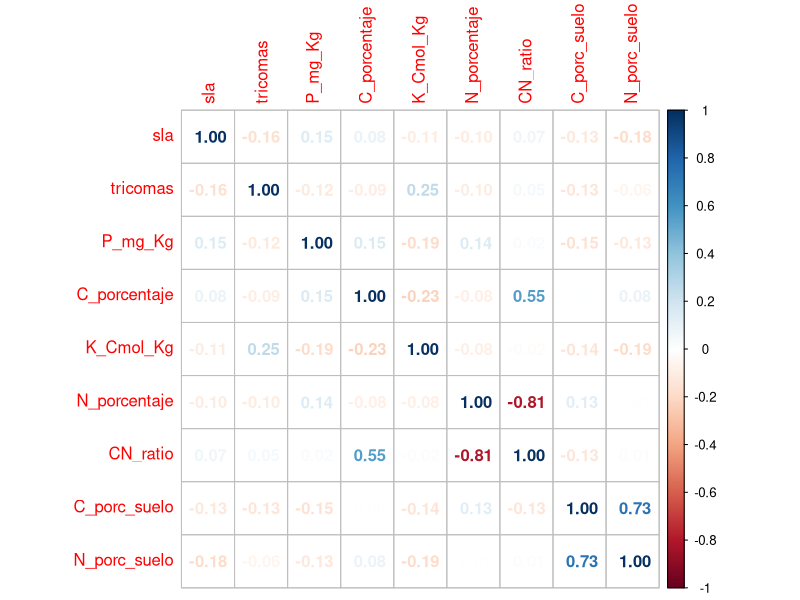
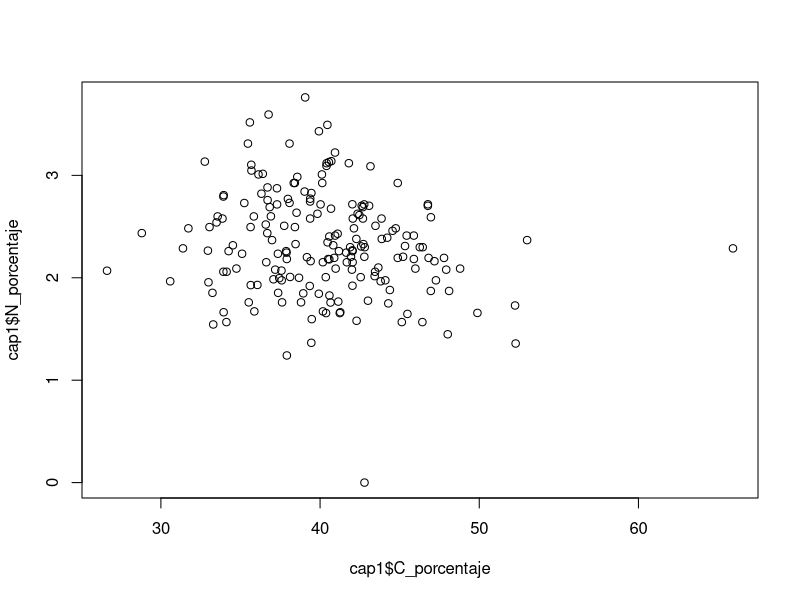
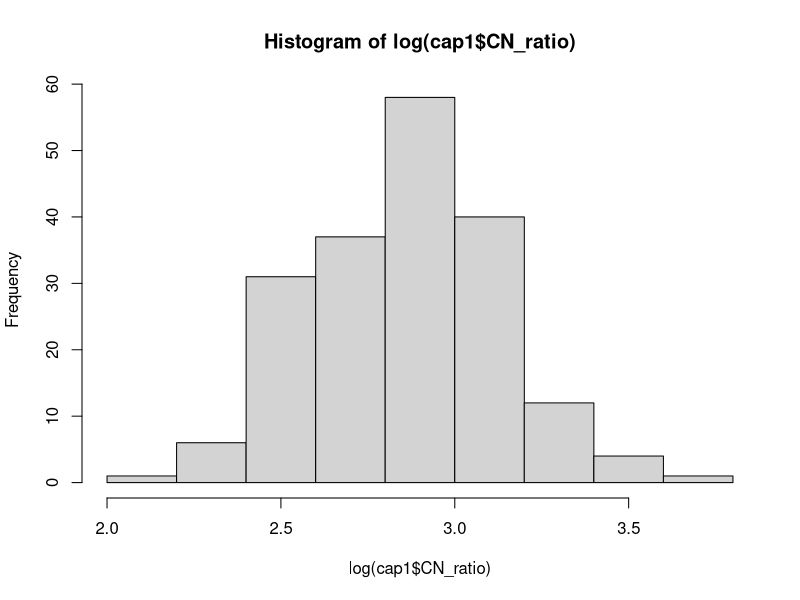
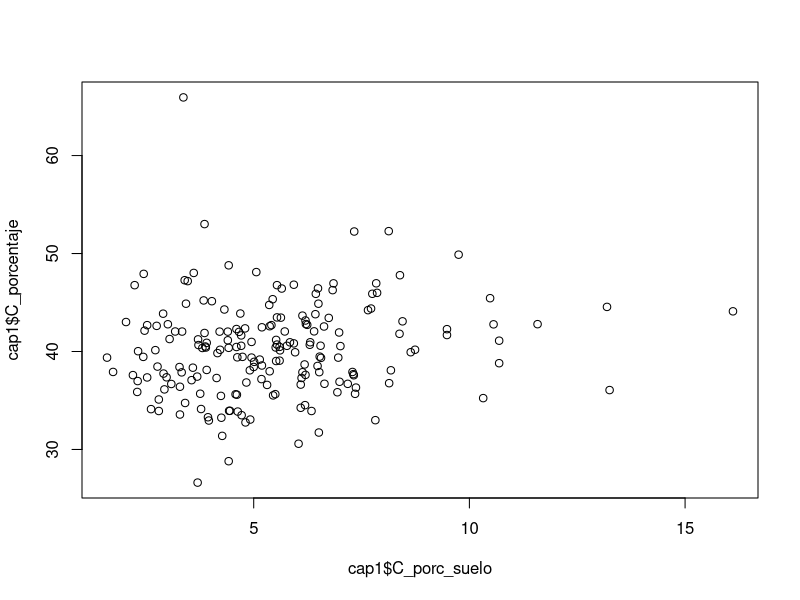
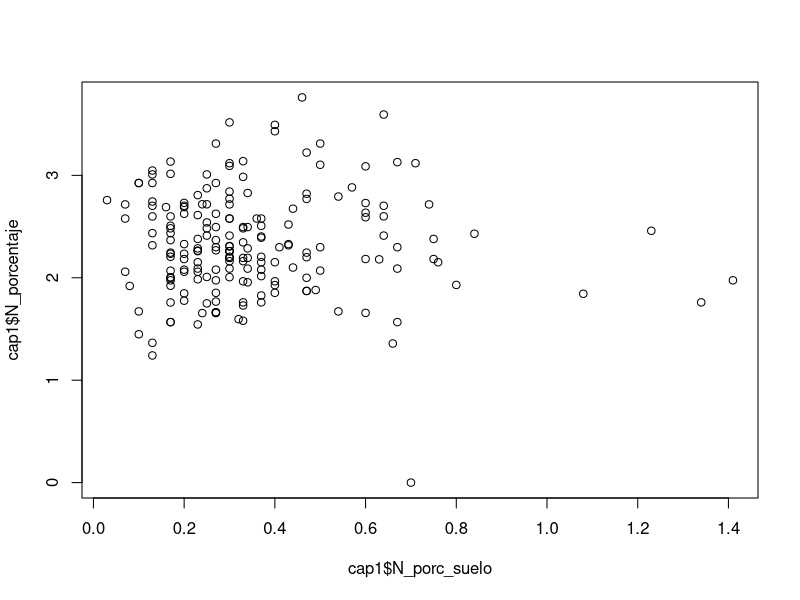
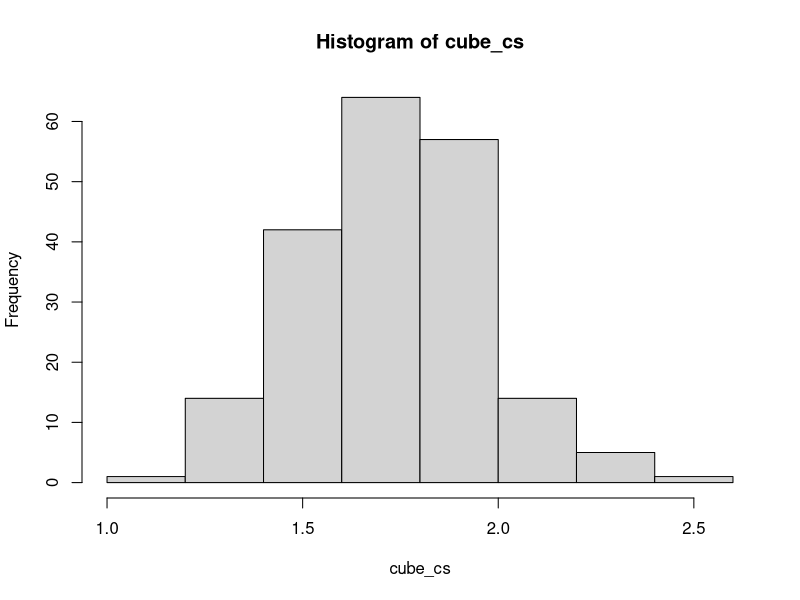
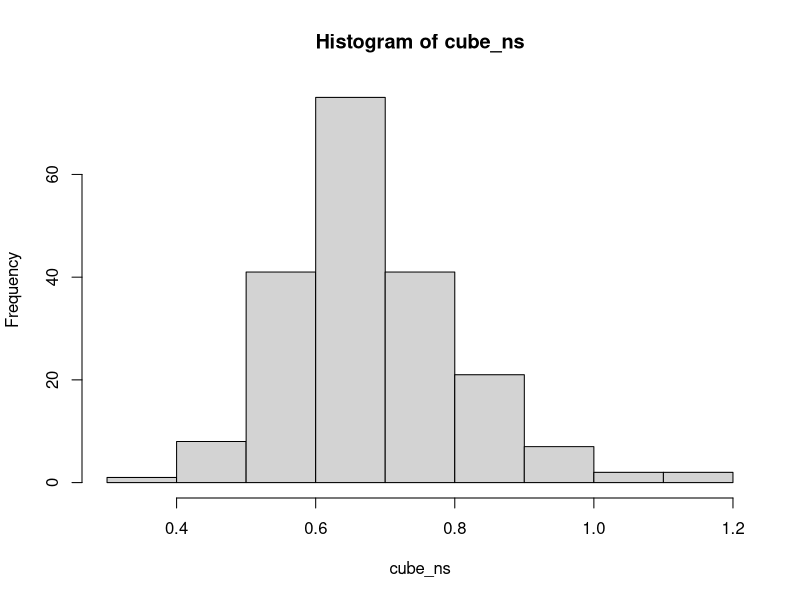

R code for these plots, in order:

# Cargar bases

#getwd()

library(tidyverse)
library(ggplot2)
library(corrplot)
library(lmtest)
 
#peso_seco <- read.csv("./db/peso_seco.csv", colClasses = c("ciudad"="factor", "ambiente"="factor", "sitio"="factor", "parche"="factor"))

#tricomas <- read.csv("./db/tricomas.csv") #esta base se modificó y mas adelante se abre la version que sirve para este script
#npk <- read.csv(file = './db/npk.csv', colClasses = c("ciudad"="factor", "ambiente"="factor", "sitio"="factor", "parche"="factor"))


#################################################################################
###############  PROBANDO GRAFICAS EN R  ########################################
#################################################################################

#### PESO SECO generales
#head(peso_seco)
#peso_seco %>% count(ID)
#summary(peso_seco)
#hist(peso_seco$sla) ### así queda con distribución sesgada
#hist(log(peso_seco$sla)) ### así queda con distribucion normal
#qqnorm(log(peso_seco$sla))

#### TRICOMAS
#head(tricomas)
#tricomas %>% count(ID)
#summary(tricomas)

#tricomas %>% 
#  group_by(ID, ciudad, ambiente) %>% 
#  summarise(mean_trico = mean(leafMean, na.rm = T))

#write.table(
#  mean_trico, "./db/prom_tricomas.csv", 
#  sep = ",", 
#  col.names = T, row.names = F)

#trico <- read.csv("./db/prom_tricomas.csv", colClasses = c("ciudad"="factor", "ambiente"="factor"))
#str(trico)
#hist(log(trico$tricomas)) #con log queda menos sesgada la distribucion
#qqnorm(log(trico$tricomas))

#### fuente https://www.youtube.com/watch?v=BffAQZzbBms&t=3873s

#### NPK generales
#head(npk)
#npk %>% count(ID)
#summary(npk)
#hist(log(npk$P_mg_Kg))
#hist(log(npk$C_porcentaje))
#hist(npk$K_Cmol_Kg)
#hist(npk$N_porcentaje)

#qqnorm(npk$C_porcentaje)
#qqnorm(npk$N_porcentaje)


########## Gráfica de dispersión ##########

#plot(log(peso_seco$sla), prom_tri$tricomas)
#plot(npk$C_porcentaje, log(peso_seco$sla))
#plot(npk$N_porcentaje, log(peso_seco$sla))


####################  GRAFICO DE CORRELACIONES  ############################### 
#### https://cran.r-project.org/web/packages/corrplot/vignettes/corrplot-intro.html

cap1 <- read.csv("./db/cap1_str.csv", colClasses = 
                   c("ciudad"="factor", "ambiente"="factor", "sitio"="factor", "parche"="factor",
                     "sla"="double"))
c1<-cor(cap1[,13:21], use = "complete.obs")
c1
corrplot(c1, method = "number")  # si está muy bajito el color de los numeros, quitar method

#########################################################################################
################################### Linear Regresion ##########
#########################################################################################

# regresion lineal <- dependiente (cuantitativa continua); independiente (mixtas)
# objetivo: predecir la variable depediente Y en funcion de un conjunto de variables independientes Xj
# funcion liga <- identidad, gaussiana
# requisito de normalidad es en los residuos: que el modelo se equivoque de forma predecible
# residuo: (error) Y-y


m_a <- lm(log(sla)~ ambiente, data = cap1)
summary(m_a)
# residuals: la mediana está cerca del cero 0.00618, parece que el cuartil 1 (-0.20283) y 3 (0.19112) estan equidistantes.
# el modelo tiene intercepto (por eso salio significativo, lo cual es importante si me interesa hacer un modelo predictivo)
# las diferencias entre ambientes son significativas (p>0.001)
# 15% de la variabilidad del log(sla) se explica por el ambienteu (Multiple R-squared: 0.1559).
# F-statistic: 26.79 on 1 and 145 DF,  p-value: 7.443e-07

#NOTAS sobre lm
# Residual standard error: 0.3213 (la variabilidad que no predice el modelo)
# R^2<-variabilidad explicada por el modelo / variabilidad total
# Multiple R-squared:  0.1623 (la ajustada es para mas de una predictora)
# Para interpretar más fácil : 0.1623*100= 16.23% de variabilidad explicada por el modelo
# el estadistico F (o prueba de hipótesis) dice si la variabilidad de grupos es mayor que
# la variabilidad intragrupos.

# EJERCICIO VALIDO PARA VAR CONTINUAS: Predecir un valor de sla para una planta con sla de 20
# m_a #coeficientes: intercept 28.254; ambienteu 9.812
# beta0 es el intercepto
# beta1 es el coeficiente de mi primer variable independiente, que en este caso es ambienteu
# siguiendo el modelo y=beta1*x1+beta0 :
#sla_20<- 9.812*20+28.254
#sla_20 Me sale 224.494, pero no tiene ningun sentido, tendría que predecir a que categoria pertenece ese tamaño de sla...

anova(m_a)
#anova descompone la variabilidad, por ejemplo la var que predice el valor de sla
# y la que no predice (variabilidad residual; residual standard error)

confint(m_a) # da los intervalos de confianza del beta0 y beta1.
# En summary obtenemos los valores de beta cuando los predictores son cero. beta0 es igual a Y cuando x1 es 0
#nd<-data.frame(peso_seco$sla = c(70,90))
#nd
#predict(m_a, newdata = nd)
# esta funcion predice valores de la variable de respuesta de una manera más 
# precisa para cualquier tipo de modelo, pero no me salió.


########## Modelo de regresión múltiple ##########

m_ac <- lm(log(sla) ~ ambiente+ciudad, data = cap1)
m_ac
summary(m_ac)
# mediana cerca de cero (0.02753), q 1 (-0.17886) y 3 (0.18364)  equidistantes
# ambienteU, y el intercepto, estadísticamente significativo con un alfa de 0.001
# Adjusted R-squared:  0.1848 
# F-statistic: 7.621 on 5 and 141 DF,  p-value: 2.295e-06

########### Contribuira mucho la var. ciudad o no? Comparar modelos con anova #####

anova(m_a, m_ac) # da una tabla de analisis de varianza comparando modelos. 
# está comparando si la diferencia en la suma de cuadrados es estadisticamente 
# significativa. El modelo que sale significativo es mejor que el otro en términos de 
# disminucion de la suma de cuadrados.
# en este caso fue el modelo 2 (m_ac) p<0.05

########## Comparación de modelos ################

# AIC Criterio de informacion de Akaike - penaliza por # de variables
# BIC Criterio de informacion Bayesian de Schwartz - penaliza por num
# de variables y por num de muestra. Entre mas pequeño, indica un mejor modelo
# Estos valores tienen sentido cuando se contrastan

delta.AIC<- AIC(m_a)-AIC(m_ac)
delta.AIC # 2.246209
delta.BIC<- BIC(m_a)-BIC(m_ac)
delta.BIC # -9.715522

############ Validacion de supuestos ###############

#  Supuestos sobre los predictores
## 1. linealidad entre y y xj
## 2. Ausencia de muticolinealidad (matriz de diseño de rango completo)


#  Supuestos sobre los errores 
## 1. Varianza constante (Homocedasticidad; que el modelo se equivoque igual para valores altos o bajos)
## 2. Normalidad conjunta (de los errores)
## 3. Independencia de los errores 

# Linealidad
## Prueba de falta de ajuste
## Explorar términos polinómicos mediante polinomios ortogonales
#m1<-lm(sla~poly(ambiente,3), data = cap1) # expresion no apta para mis variables predictoras que son categoricas
#summary(m1)
#### se supone que si ningun polinomio funciona tan bien como el lineal, es una confirmación de 
#### la exploracion que se hizo previamente con graficas como la siguiente:
#cap1 %>%
  #ggplot(aes(x=ambiente, y=log(sla)))+geom_point()+geom_smooth(method="lm")+
  #theme_classic()+ylab("specific leaf area")+xlab(ambiente)
#?cor
#c1<-cor(cap1$sla, cap1$ambiente, method = "spearman")

######## FIN DEL CURSO (EL RESTO SE PUEDE SEGUIR SOLO CON VAR continuas) ###########
######## CONTINUO CON LAS VARIABLES DE RESPUESTA QUE ME FALTAN #######################

m_acac <- lm(log(sla) ~ ambiente+ciudad+(ambiente*ciudad), data = cap1)
summary(m_acac) # m 0.03334 1Q  -0.20489 3Q 0.16153
# intercepto p<0.001 y ambienteU p<0.01
# Residual standard error: 0.3182; Multiple R-squared:  0.2177,	Adjusted R-squared:  0.1663 
# F-statistic: 4.237 on 9 and 137 DF,  p-value: 7.367e-05


##################### LM TRICOMAS ##########################
t_a <- lm(log(tricomas)~ambiente, data = cap1)
t_a # intercepto 9.099 , ambienteU -4.169
summary(t_a) # med -0.02073, 1Q -0.51321, 3Q 0.44753
# ambienteU p<0.001; Residual standard error: 0.8044; Multiple R-squared:  0.1001
#F-statistic: 15.68 on 1 and 141 DF,  p-value: 0.0001187

t_ac <- lm(log(tricomas)~ambiente+ciudad, data = cap1)
summary(t_ac) # med 0.03467; 1Q -0.47695; 3Q 0.47792
# ciudad cam, ambienteU, ciudadMid, ciudadVal, todos con p<0.001
# Residual standard error: 0.71
#F-statistic: 12.82 on 5 and 137 DF,  p-value: 3.161e-10

t_acac <- lm(log(tricomas)~ambiente+ciudad+(ambiente*ciudad), data = cap1)
summary(t_acac)
# med 0.04853; 1Q -0.39717; 3Q 0.42373
# intercepto, ambienteU, cun, tiz, val, ambienteU*cun tienen p<0.001
# cun, ambienteU*tiz, tienen p<0.01
# Residual standard error: 0.6397 on 133 degrees of freedom
# Multiple R-squared:  0.463,	Adjusted R-squared:  0.4267 
# F-statistic: 12.74 on 9 and 133 DF,  p-value: 1.832e-14


#####################  PLANT C/N RATIO  #########################
plot(cap1$C_porcentaje, cap1$N_porcentaje)
hist(log(cap1$CN_ratio))
cn_a <- lm(log(CN_ratio)~ambiente, data = cap1)
summary(cn_a)
## residuals: med no mu cerca del 0 y Q1y3 maso desiguales
## sale p<0.001 en el intercepto (ambiente rural??)
## Rsq =0.0085

cn_ac <- lm(log(CN_ratio)~ambiente+ciudad, data = cap1)
summary(cn_ac)
## residuals: med cerca del 0 y Q1y3 maso iguales
## p<0.001 ambiente R, cun, mid, val
## Rsq = 0.2589


cn_acac <- lm(log(CN_ratio)~ambiente+ciudad+(ambiente*ciudad), data = cap1)
summary(cn_acac)
## residuals: med no cerca del 0, y Q1y3 desiguales
## p<0.001 ambR, cun, mid, val
## Rsq = 0.2527

##################### C y N PLANTA VS SUELO ##########################
## cs = carbono del suelo; a= ambiente
plot(cap1$C_porc_suelo, cap1$C_porcentaje)
plot(cap1$N_porc_suelo, cap1$N_porcentaje)

cube_cs <- ((cap1$C_porc_suelo)^ (1/3))
hist(cube_cs)
cs_a <- lm(cube_cs~ambiente, data = cap1)
summary(cs_a)
## residuals parecen normales
## los dos ambientes salen significativos
## Rsqr = 0.04249

cube_ns <- ((cap1$N_porc_suelo)^(1/3))
hist(cube_ns)
ns_a <- lm(cube_ns~ambiente, data = cap1)
summary(ns_a)
## residuals parecen normales
## los dos ambientes son significativos
## Rsqr = 0.08445
